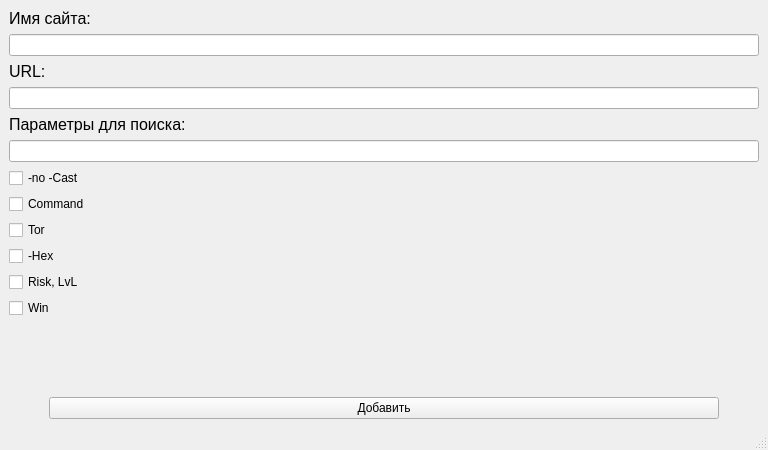
<?xml version="1.0" encoding="UTF-8"?>
<ui version="4.0">
 <class>AddSiteWindow</class>
 <widget class="QMainWindow" name="AddSiteWindow">
  <property name="geometry">
   <rect>
    <x>0</x>
    <y>0</y>
    <width>768</width>
    <height>450</height>
   </rect>
  </property>
  <property name="maximumSize">
   <size>
    <width>16777215</width>
    <height>450</height>
   </size>
  </property>
  <property name="windowTitle">
   <string>Add Site</string>
  </property>
  <widget class="QWidget" name="centralwidget">
   <layout class="QGridLayout" name="gridLayout">
    <item row="0" column="0">
     <layout class="QVBoxLayout" name="verticalLayout_3">
      <item>
       <layout class="QVBoxLayout" name="verticalLayout">
        <item>
         <widget class="QLabel" name="label_3">
          <property name="font">
           <font>
            <pointsize>12</pointsize>
           </font>
          </property>
          <property name="text">
           <string>Имя сайта:</string>
          </property>
         </widget>
        </item>
        <item>
         <widget class="QLineEdit" name="lineEdit_nameSite"/>
        </item>
        <item>
         <widget class="QLabel" name="label">
          <property name="font">
           <font>
            <pointsize>12</pointsize>
           </font>
          </property>
          <property name="text">
           <string>URL:</string>
          </property>
         </widget>
        </item>
        <item>
         <widget class="QLineEdit" name="lineEdit_siteUrl"/>
        </item>
       </layout>
      </item>
      <item>
       <layout class="QVBoxLayout" name="verticalLayout_2">
        <item>
         <widget class="QLabel" name="label_2">
          <property name="font">
           <font>
            <pointsize>12</pointsize>
           </font>
          </property>
          <property name="text">
           <string>Параметры для поиска:</string>
          </property>
         </widget>
        </item>
        <item>
         <widget class="QLineEdit" name="lineEdit_searchParametrs"/>
        </item>
        <item>
         <widget class="QCheckBox" name="checkBox_noCast">
          <property name="text">
           <string>-no -Cast</string>
          </property>
         </widget>
        </item>
        <item>
         <widget class="QCheckBox" name="checkBox_Command">
          <property name="text">
           <string>Command</string>
          </property>
         </widget>
        </item>
        <item>
         <widget class="QCheckBox" name="checkBox_Tor">
          <property name="text">
           <string>Tor</string>
          </property>
         </widget>
        </item>
        <item>
         <widget class="QCheckBox" name="checkBox_Hex">
          <property name="text">
           <string>-Hex</string>
          </property>
         </widget>
        </item>
        <item>
         <widget class="QCheckBox" name="checkBox_RiskLvL">
          <property name="text">
           <string>Risk, LvL</string>
          </property>
         </widget>
        </item>
        <item>
         <widget class="QCheckBox" name="checkBox_Win">
          <property name="text">
           <string>Win</string>
          </property>
         </widget>
        </item>
        <item>
         <spacer name="verticalSpacer">
          <property name="orientation">
           <enum>Qt::Vertical</enum>
          </property>
          <property name="sizeHint" stdset="0">
           <size>
            <width>20</width>
            <height>40</height>
           </size>
          </property>
         </spacer>
        </item>
        <item>
         <layout class="QHBoxLayout" name="horizontalLayout">
          <item>
           <spacer name="horizontalSpacer">
            <property name="orientation">
             <enum>Qt::Horizontal</enum>
            </property>
            <property name="sizeType">
             <enum>QSizePolicy::Preferred</enum>
            </property>
            <property name="sizeHint" stdset="0">
             <size>
              <width>40</width>
              <height>20</height>
             </size>
            </property>
           </spacer>
          </item>
          <item>
           <widget class="QPushButton" name="pushButton_add">
            <property name="text">
             <string>Добавить</string>
            </property>
           </widget>
          </item>
          <item>
           <spacer name="horizontalSpacer_2">
            <property name="orientation">
             <enum>Qt::Horizontal</enum>
            </property>
            <property name="sizeType">
             <enum>QSizePolicy::Preferred</enum>
            </property>
            <property name="sizeHint" stdset="0">
             <size>
              <width>40</width>
              <height>20</height>
             </size>
            </property>
           </spacer>
          </item>
         </layout>
        </item>
       </layout>
      </item>
     </layout>
    </item>
   </layout>
  </widget>
  <widget class="QMenuBar" name="menubar">
   <property name="geometry">
    <rect>
     <x>0</x>
     <y>0</y>
     <width>768</width>
     <height>22</height>
    </rect>
   </property>
  </widget>
  <widget class="QStatusBar" name="statusbar"/>
 </widget>
 <resources/>
 <connections/>
</ui>
